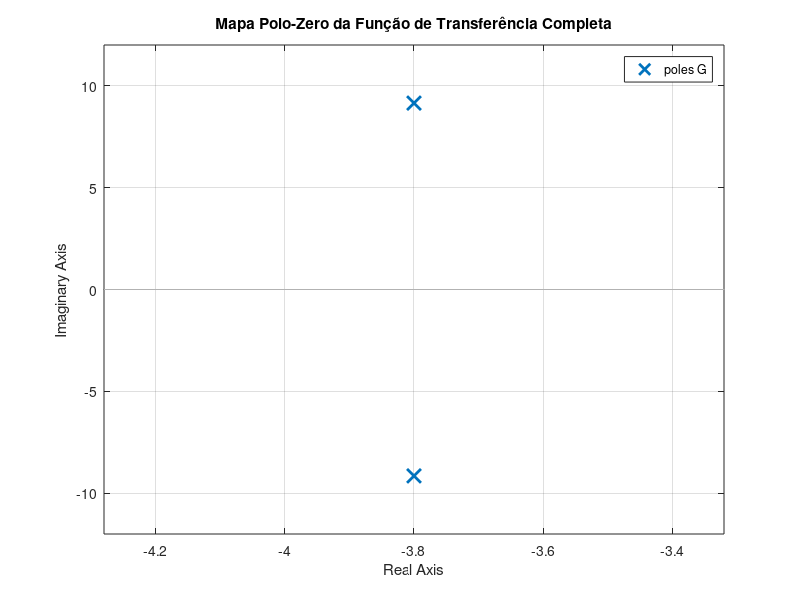
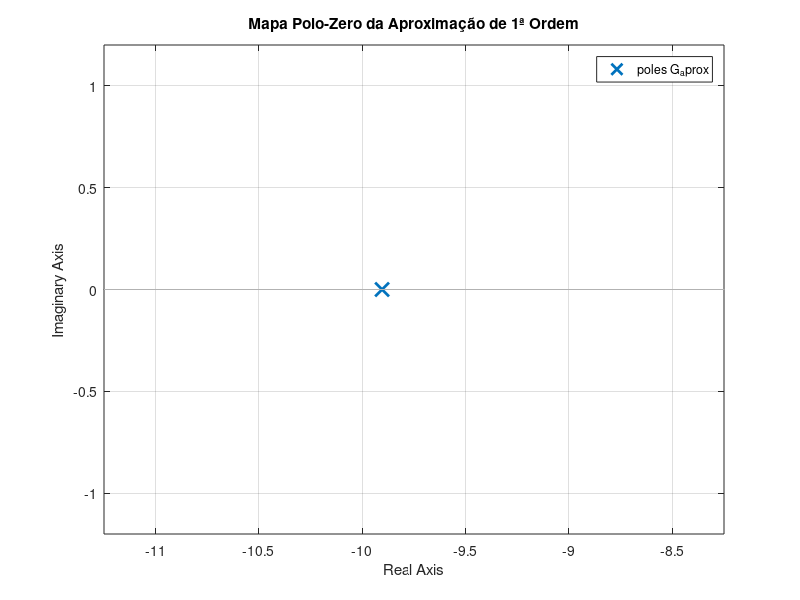

MATLAB code to generate these figures, in order:
% Parâmetros estimados
J = 0.001;           % kg.m^2
C = 0.0076;          % Nms/rad
Ke = 7e-4;           % V.s/rad
Kt = 3e-5;           % Nm/A
Ra = 46;             % Ohm
M = 0.1;             % kg
g = 9.81;            % m/s^2
d = 0.1;             % m

% Função de transferência da planta completa
num = Kt / Ra;
den = [J, (C + (Kt*Ke)/Ra), M*g*d];
G = tf(num, den);

% Ganho estático e polo dominante
K_aprox = dcgain(G)
p = pole(G)
tau = 1 / abs(p(1))  % Constante de tempo estimada
G_aprox = tf(K_aprox, [tau 1]);
figure;
pzmap(G);
title('Mapa Polo-Zero da Função de Transferência Completa');
grid on;

figure;
pzmap(G_aprox);
title('Mapa Polo-Zero da Aproximação de 1ª Ordem');
grid on;

% Mostrar polos e zeros
disp('Polos da planta completa:');
disp(pole(G));

disp('Zeros da planta completa:');
disp(zero(G));